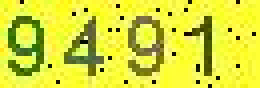
#> input picture kaptcha.png, 65 x 22 px (shown 4 times larger)
$ python OpenCV_V01.py
#> lines starting #> are read from the running program, lines starting #| are printed output that depends on the picture
import numpy as np
import random
import cv2

# 讀取中文路徑圖檔，並轉換為BGR
def cv_imread(image_path):
#> called with image_path = './kaptcha.png'
    image = cv2.imdecode(np.fromfile(image_path, dtype=np.uint8), -1)
#> image is the input picture: shape (22, 65, 4); mean B, G, R, A 59.3, 221.4, 216.3, 255
    image = cv2.cvtColor(image, cv2.COLOR_BGRA2BGR)
#> image: shape (22, 65, 3)
    return image

# 顯示圖檔
def show_img(name, image):
    cv2.imshow(name, image)
    cv2.waitKey(0)

# Numpy儲存中文路徑圖檔
def cv_save(image, result_path):
    cv2.imencode('.jpg', image)[1].tofile(result_path)

# 比例縮小圖檔
def resize_img(image, pos):
    image = cv2.resize(image, dsize=None, fx=pos, fy=pos)
    return image

# 旋轉圖片
# [12 lines left out: function rotate_img, not called in this run]

# 漫水填充法去背
def image_matting(image):
    h, w = image.shape[:2]
#> h = 22; w = 65
    mask = np.zeros([h + 2, w + 2], np.uint8)
    cv2.floodFill(image, mask, (2, 2), (255, 255, 255),
                  (130, 130, 130), (50, 50, 50),
                  cv2.FLOODFILL_FIXED_RANGE)
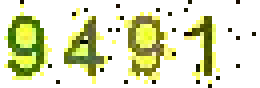
#> image: shape (22, 65, 3) (shown 4 times larger); mean B, G, R 189, 224.9, 221
    return image

# 前後景合成
# [39 lines left out: function prduce_pic, not called in this run]
def empty(v):
    pass
if __name__ == '__main__':
    result_path = './result/'
    front_path = './kaptcha.png'
    back_path = './grassland.jpg'

    front = cv_imread(front_path)
    front = image_matting(front)
    cv2.namedWindow('TrackBar')
    cv2.resizeWindow('TrackBar', 640, 320)

    cv2.createTrackbar('Hue Min', 'TrackBar', 0, 255, empty)
    cv2.createTrackbar('Hue Max', 'TrackBar', 255, 255, empty)
    cv2.createTrackbar('Sat Min', 'TrackBar', 0, 255, empty)
    cv2.createTrackbar('Sat Max', 'TrackBar', 255, 255, empty)
    cv2.createTrackbar('Val Min', 'TrackBar', 0, 255, empty)
    cv2.createTrackbar('Val Max', 'TrackBar', 255, 255, empty)
    h_min = cv2.getTrackbarPos('Hue Min', 'TrackBar')
    h_max = cv2.getTrackbarPos('Hue Max', 'TrackBar')
    s_min = cv2.getTrackbarPos('Sat Min', 'TrackBar')
    s_max = cv2.getTrackbarPos('Sat Max', 'TrackBar')
    v_min = cv2.getTrackbarPos('Val Min', 'TrackBar')
    v_max = cv2.getTrackbarPos('Val Max', 'TrackBar')
    print(h_min, h_max, s_min, s_max, v_min, v_max)
    # [12 lines of commented-out code are left out]
    while True:
#> (the run stopped early here; a loop or call above may not have finished)
